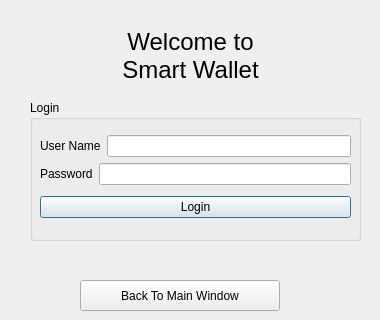
<?xml version="1.0" encoding="UTF-8"?>
<ui version="4.0">
 <class>SignIn</class>
 <widget class="QDialog" name="SignIn">
  <property name="geometry">
   <rect>
    <x>0</x>
    <y>0</y>
    <width>380</width>
    <height>320</height>
   </rect>
  </property>
  <property name="windowTitle">
   <string>Dialog</string>
  </property>
  <widget class="QLabel" name="ErrorLabel">
   <property name="geometry">
    <rect>
     <x>36</x>
     <y>250</y>
     <width>321</width>
     <height>20</height>
    </rect>
   </property>
   <property name="font">
    <font>
     <italic>false</italic>
     <bold>true</bold>
    </font>
   </property>
   <property name="styleSheet">
    <string notr="true">color: red;
</string>
   </property>
   <property name="text">
    <string/>
   </property>
   <property name="scaledContents">
    <bool>false</bool>
   </property>
   <property name="alignment">
    <set>Qt::AlignCenter</set>
   </property>
  </widget>
  <widget class="QGroupBox" name="groupBox">
   <property name="geometry">
    <rect>
     <x>30</x>
     <y>100</y>
     <width>331</width>
     <height>141</height>
    </rect>
   </property>
   <property name="title">
    <string>Login</string>
   </property>
   <widget class="QWidget" name="layoutWidget">
    <property name="geometry">
     <rect>
      <x>10</x>
      <y>30</y>
      <width>311</width>
      <height>95</height>
     </rect>
    </property>
    <layout class="QVBoxLayout" name="verticalLayout_2">
     <item>
      <layout class="QVBoxLayout" name="verticalLayout">
       <item>
        <layout class="QHBoxLayout" name="horizontalLayout">
         <item>
          <widget class="QLabel" name="label_2">
           <property name="text">
            <string>User Name</string>
           </property>
          </widget>
         </item>
         <item>
          <widget class="QLineEdit" name="lineEdit"/>
         </item>
        </layout>
       </item>
       <item>
        <layout class="QHBoxLayout" name="horizontalLayout_2">
         <item>
          <widget class="QLabel" name="label_3">
           <property name="text">
            <string>Password</string>
           </property>
          </widget>
         </item>
         <item>
          <widget class="QLineEdit" name="lineEdit_2"/>
         </item>
        </layout>
       </item>
      </layout>
     </item>
     <item>
      <widget class="QPushButton" name="LoginButton">
       <property name="text">
        <string>Login</string>
       </property>
      </widget>
     </item>
    </layout>
   </widget>
  </widget>
  <widget class="QLabel" name="label">
   <property name="geometry">
    <rect>
     <x>100</x>
     <y>10</y>
     <width>181</width>
     <height>91</height>
    </rect>
   </property>
   <property name="font">
    <font>
     <pointsize>18</pointsize>
    </font>
   </property>
   <property name="text">
    <string>Welcome to Smart Wallet</string>
   </property>
   <property name="alignment">
    <set>Qt::AlignCenter</set>
   </property>
   <property name="wordWrap">
    <bool>true</bool>
   </property>
  </widget>
  <widget class="QPushButton" name="BackToMainWindow">
   <property name="geometry">
    <rect>
     <x>80</x>
     <y>280</y>
     <width>200</width>
     <height>31</height>
    </rect>
   </property>
   <property name="text">
    <string>Back To Main Window</string>
   </property>
  </widget>
 </widget>
 <resources/>
 <connections/>
</ui>
